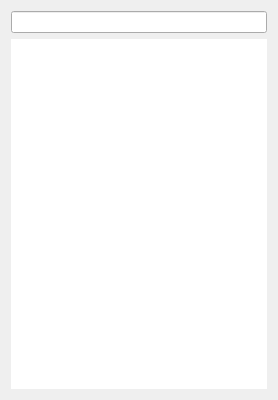
<?xml version="1.0" encoding="UTF-8"?>
<ui version="4.0">
 <class>CommandLine</class>
 <widget class="QWidget" name="commandLine">
   <property name="minimumSize">
     <size>
       <width>120</width>
       <height>400</height>
     </size>
   </property>
   <property name="sizePolicy">
     <sizepolicy hsizetype="MinimumExpanding" vsizetype="Fixed">
       <horstretch>1</horstretch>
       <verstretch>0</verstretch>
     </sizepolicy>
   </property>
   <layout class="QVBoxLayout" name="verticalLayout">
     <item>
       <widget class="ScriptCanvasEditor::Widget::CommandLineEdit" name="commandText">
         <property name="geometry">
           <rect>
             <x>0</x>
             <y>0</y>
             <width>261</width>
             <height>20</height>
           </rect>
         </property>
         <property name="sizePolicy">
           <sizepolicy hsizetype="MinimumExpanding" vsizetype="Fixed">
             <horstretch>1</horstretch>
             <verstretch>0</verstretch>
           </sizepolicy>
         </property>
         <property name="minimumSize">
           <size>
             <width>120</width>
             <height>20</height>
           </size>
         </property>
       </widget>
     </item>
     <item>
       <widget class="ScriptCanvasEditor::Widget::CommandLineList" name="commandList">
         <property name="geometry">
           <rect>
             <x>0</x>
             <y>0</y>
             <width>261</width>
             <height>20</height>
           </rect>
         </property>
         <property name="selectionBehavior">
         <enum>QAbstractItemView::SelectRows</enum>
        </property>
         <property name="showGrid">
           <bool>false</bool>
         </property>
         <property name="cornerButtonEnabled">
           <bool>false</bool>
         </property>
         <attribute name="verticalHeaderVisible">
           <bool>false</bool>
         </attribute>
         <attribute name="horizontalHeaderVisible">
           <bool>false</bool>
         </attribute>
         <property name="frameShape">
           <enum>QFrame::NoFrame</enum>
         </property>
         <property name="lineWidth">
           <number>0</number>
         </property>
         <property name="sizePolicy">
           <sizepolicy hsizetype="MinimumExpanding" vsizetype="Minimum">
             <horstretch>1</horstretch>
             <verstretch>0</verstretch>
           </sizepolicy>
         </property>
         <property name="minimumSize">
           <size>
             <width>120</width>
             <height>220</height>
           </size>
         </property>
         <property name="showGrid">
           <bool>false</bool>
         </property>
         <property name="alternatingRowColors">
           <bool>true</bool>
         </property>
         <property name="selectionMode">
           <enum>QAbstractItemView::ExtendedSelection</enum>
         </property>
         <property name="selectionBehavior">
           <enum>QAbstractItemView::SelectRows</enum>
         </property>
         <property name="sortingEnabled">
           <bool>true</bool>
         </property>
         <attribute name="headerStretchLastSection">
           <bool>true</bool>
         </attribute>
       </widget>
     </item>
   </layout>
       </widget>
  <customwidgets>
    <customwidget>
      <class>ScriptCanvasEditor::Widget::CommandLineEdit</class>
      <extends>QLineEdit</extends>
      <header>Editor/View/Widgets/CommandLine.h</header>
    </customwidget>
    <customwidget>
      <class>ScriptCanvasEditor::Widget::CommandLineList</class>
      <extends>QTableView</extends>
      <header>Editor/View/Widgets/CommandLine.h</header>
    </customwidget>
  </customwidgets>
</ui>
